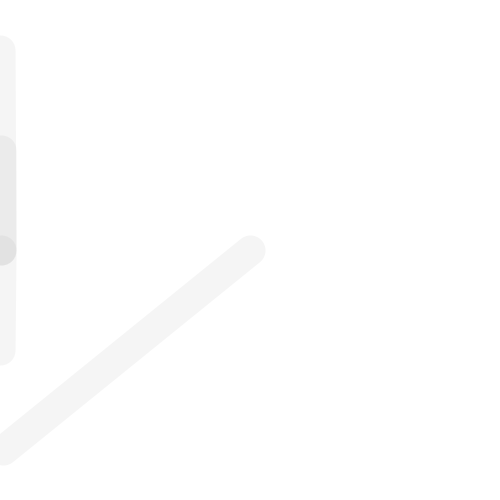
Frame 1 (no input)
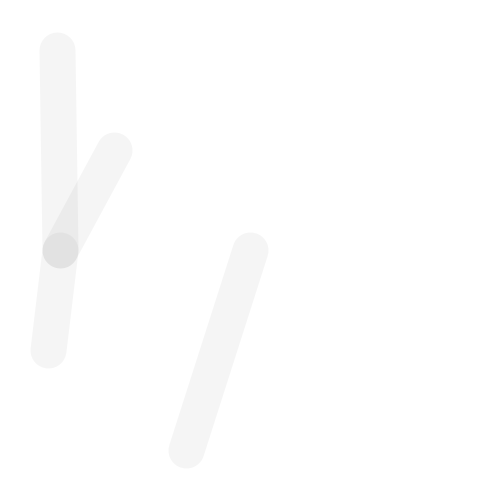
Frame 60 (the mouse pressed at the canvas centre just before this capture)
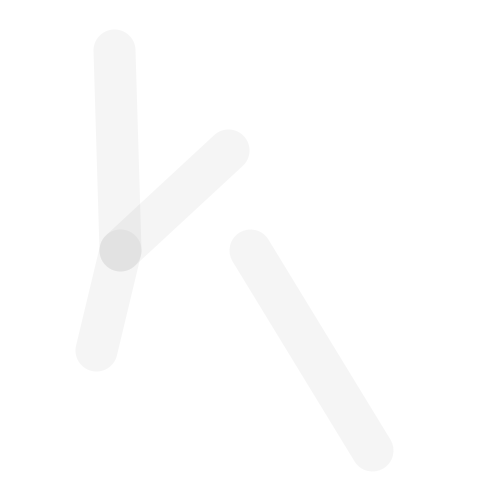
Frame 120 (the mouse held since frame 60 and released just before this capture)

The Processing sketch that drew these frames (run headless with seeded random() and noise(); from frame 60 on, the mouse is pressed at the canvas centre):

// Processing sketch: e03_linie_v01
// ── e03_linie_v01.pde
void setup(){
  size(500, 500);
  background(255);
  strokeWeight(30);
}

void draw(){  
  background(255);
  strokeWeight(30+frameCount*0.1);
//  stroke(255-frameCount*0.5, 10);
  stroke(0, 10);
  line(frameCount*0.95, 50, frameCount, 250);
  line(frameCount*1.9, 150, frameCount, 250);
  line(frameCount*0.8, 350, frameCount, 250);
  line(frameCount*3.1, 450, 250, 250);
}
